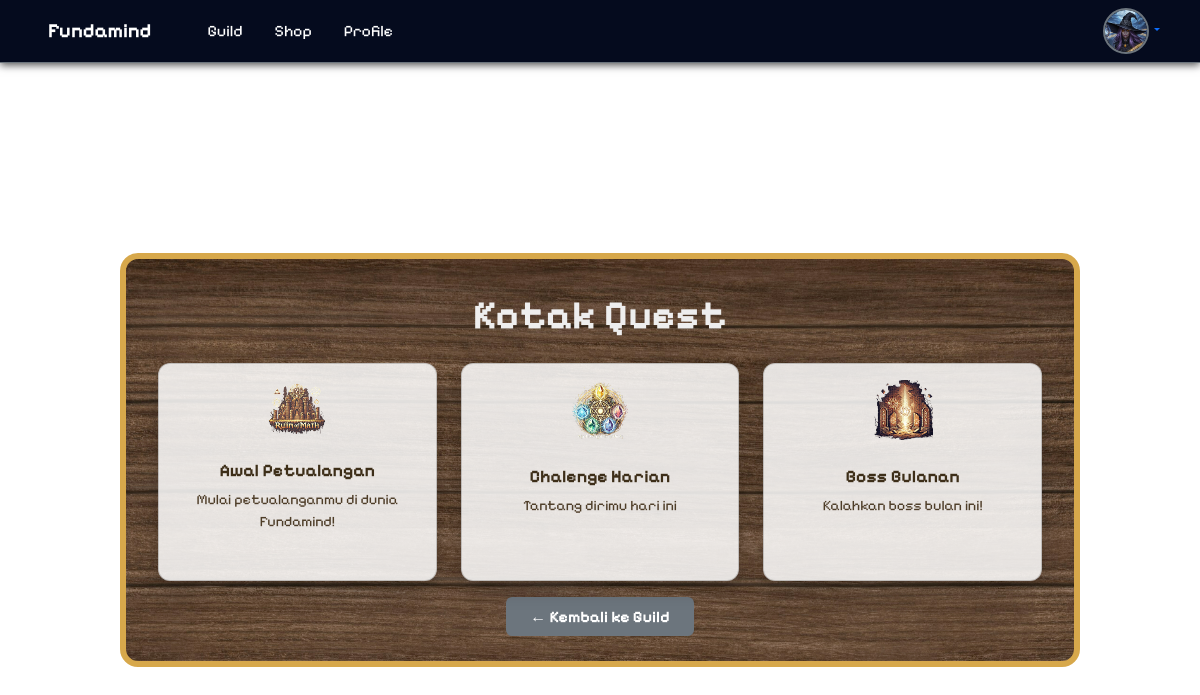
The app's page /pages/quest_box.php (signed in) with its own data.
### tables this page shows
CREATE TABLE `quests` (
  `id_quest` int NOT NULL,
  `judul` varchar(100) NOT NULL,
  `deskripsi` text,
  `kategori` enum('story','challenge','boss_battle') NOT NULL,
  `xp_reward` int DEFAULT '0',
  `coin_reward` int DEFAULT '0',
  `gambar_icon` varchar(255) DEFAULT NULL,
  `tersedia` tinyint(1) DEFAULT '1',
  `mulai_event` date DEFAULT NULL,
  `akhir_event` date DEFAULT NULL
);

### pages/quest_box.php (the view, shortened to what this page needs)
<?php
include 'db.php';
$quests = [
    'story' => [],
    'challenge' => [],
    'boss_battle' => []
];
$result = mysqli_query($koneksi, "SELECT * FROM quests ORDER BY id_quest ASC");
while ($row = mysqli_fetch_assoc($result)) {
    $quests[$row['kategori']][] = $row;
}
?>
<!DOCTYPE html>
<html lang="id">
<head>
    <link href="https://cdn.jsdelivr.net/npm/bootstrap@5.3.3/dist/css/bootstrap.min.css" rel="stylesheet">
    <link rel="stylesheet" href="../assets/css/navbar.css" />
</head>
<body>
    <?php include 'includes/navbar.php'; ?>
    <div class="container d-flex justify-content-center align-items-center min-vh-100">
        <div class="board-container w-100" style="max-width: 960px;">
            <h1 class="text-center fw-bold mb-4" style="color: #eee;">Kotak Quest</h1>
            <div class="row g-4">
                <?php
                $icons = [
                    'story' => '../assets/images/Ruin_of_Math 1.png',
                    'challenge' => '../assets/images/The_Five_Crystals_of_Unity 1.png',
                    'boss_battle' => '../assets/images/The_Shattered_Aksara 1.png'
                ];
                foreach ($quests as $kategori => $dataList):
                    foreach ($dataList as $quest):
                        if ($kategori === 'challenge') {
                            $url = "challenge_ready.php?id={$quest['id_quest']}";
                        } elseif ($kategori === 'boss_battle') {
                            $url = "quest_boss.php?id={$quest['id_quest']}";
                        } else {
                            $url = "quest_chapter.php?id={$quest['id_quest']}";
                        }
                ?>
                        <div class="col-md-4">
                            <a href="<?= $url ?>" class="text-decoration-none">
                                <div class="card quest-card text-center h-100">
                                    <img src="<?= $icons[$kategori]; ?>" class="card-img-top mx-auto" alt="Icon <?= $kategori; ?>">
                                    <div class="card-body">
                                        <h5 class="quest-title"><?= htmlspecialchars($quest['judul']); ?></h5>
                                        <p class="quest-desc"><?= htmlspecialchars($quest['deskripsi'] ?? ''); ?></p>
                                    </div>
                                </div>
                            </a>
                        </div>
                <?php
                    endforeach;
                endforeach;
                ?>
            </div>
            <div class="text-center mt-4">
                <a href="guild.php" class="btn-back">← Kembali ke Guild</a>
            </div>
        </div>
    </div>
</body>
</html>

### pages/quest_box.php (style rules this page uses)
body { font-family: "PixelifySans", sans-serif; background: url('../assets/images/guild_background_1440x1024.png') no-repeat center center fixed; background-size: cover; padding-top: 60px; color: #fff; }
.board-container { background-image: url('../assets/images/wood_texture_pixel.png'); background-size: cover; border: 6px solid #d7a84b; border-radius: 18px; padding: 2rem; }
.quest-card { background-color: rgba(255, 255, 255, 0.85); border-radius: 12px; padding: 1rem; transition: transform 0.3s ease; cursor: pointer; box-shadow: 0 8px 20px rgba(0, 0, 0, 0.25); }
.quest-title { font-size: 1.1rem; font-weight: bold; color: #3d2e18; }
.quest-desc { font-size: 0.9rem; color: #4e3d28; }
.btn-back { background-color: #6c757d; color: white; font-weight: bold; padding: 10px 24px; border-radius: 6px; text-decoration: none; }
.card-img-top { width: 60px; margin-bottom: 10px; }

### records on screen
quests: shows a picture, judul "Awal Petualangan", deskripsi "Mulai petualanganmu di dunia Fundamind!"
quests: shows a picture, judul "Chalenge Harian", deskripsi "Tantang dirimu hari ini"
quests: shows a picture, judul "Boss Bulanan", deskripsi "Kalahkan boss bulan ini!"
